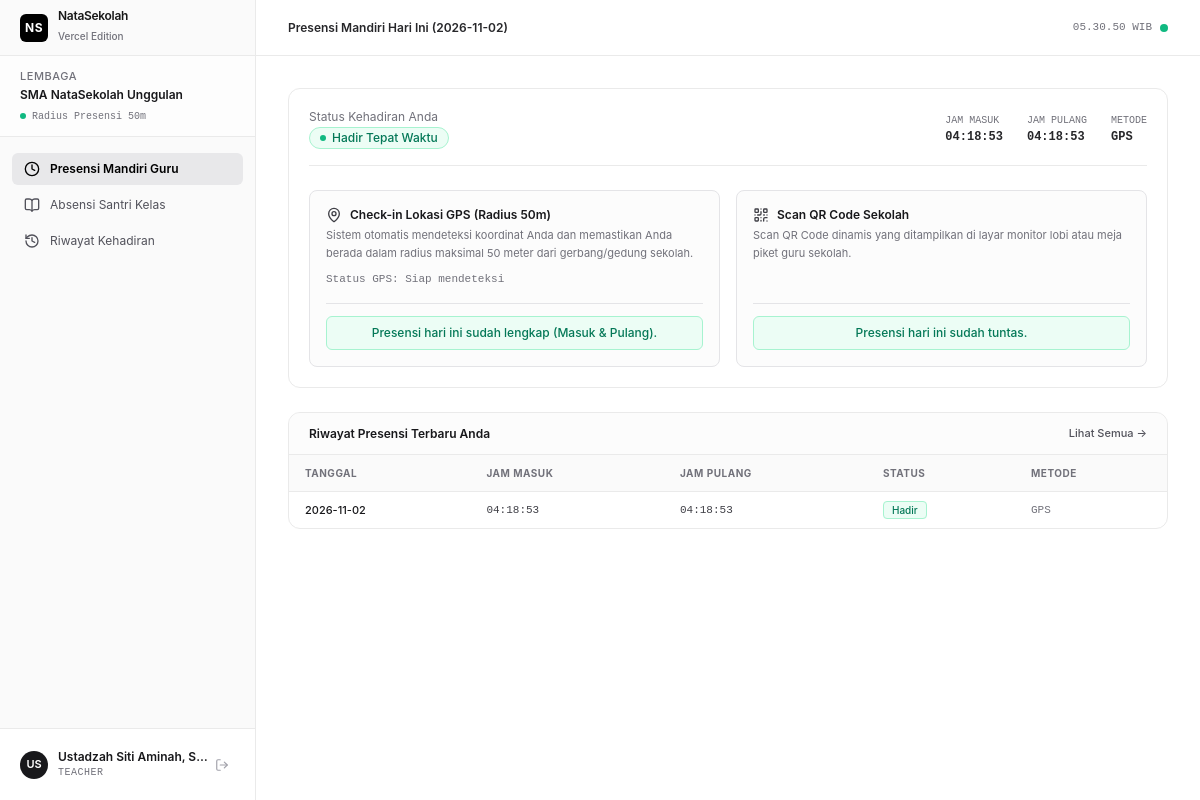
/attendance (signed in), run on an earlier commit of the app's database.
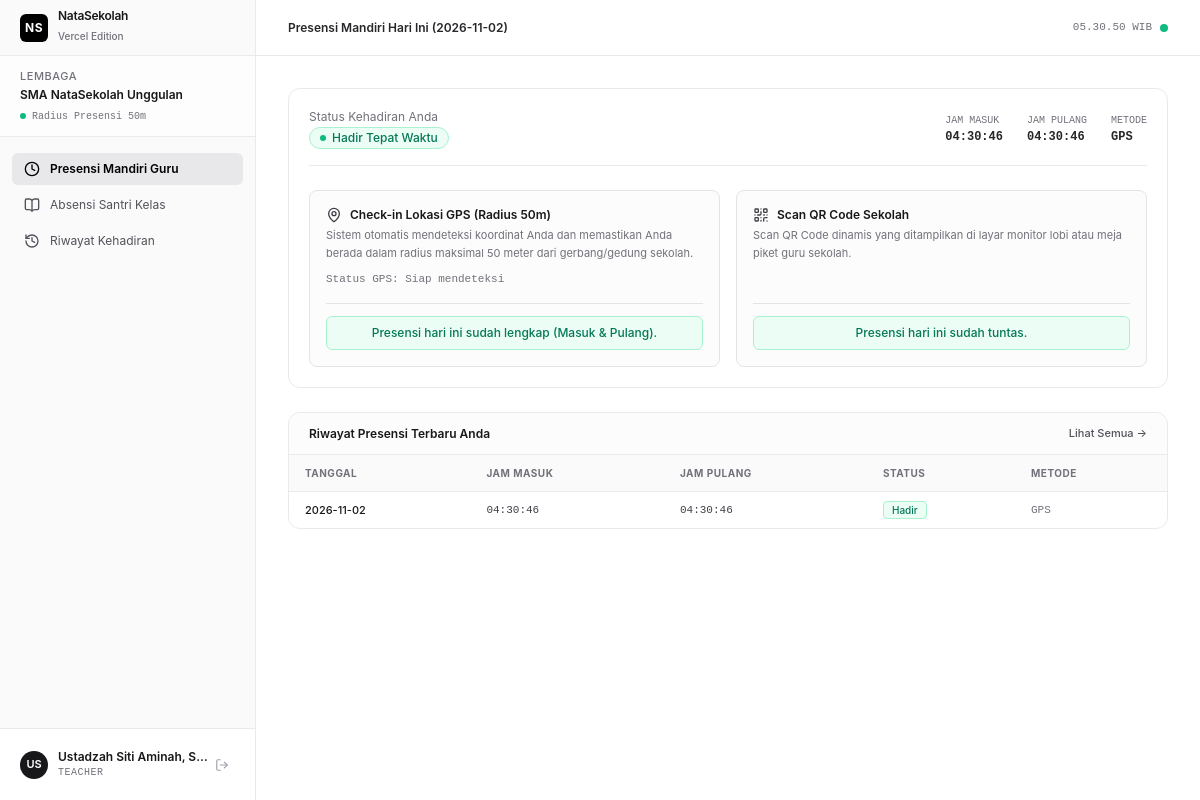
And on a later commit of the database.
### tables this page shows
CREATE TABLE teacher_attendance (
            id TEXT PRIMARY KEY,
            institution_id TEXT NOT NULL,
            user_id TEXT NOT NULL,
            date TEXT NOT NULL, -- YYYY-MM-DD
            check_in_time TEXT, -- HH:MM:SS
            check_out_time TEXT, -- HH:MM:SS
            status TEXT NOT NULL CHECK(status IN ('PRESENT', 'LATE', 'SICK', 'EXCUSED', 'ABSENT')),
            method TEXT NOT NULL CHECK(method IN ('GPS', 'QR', 'MANUAL_ADMIN')),
            distance_meters REAL,
            notes TEXT,
            created_at TIMESTAMP DEFAULT CURRENT_TIMESTAMP,
            updated_at TIMESTAMP DEFAULT CURRENT_TIMESTAMP,
            UNIQUE(user_id, date),
            FOREIGN KEY (institution_id) REFERENCES institutions(id) ON DELETE CASCADE,
            FOREIGN KEY (user_id) REFERENCES users(id) ON DELETE CASCADE
        );

### server.py (the view)
@app.get("/attendance", response_class=HTMLResponse)
async def teacher_attendance_page(request: Request):
    user = get_current_user(request)
    if not user:
        return RedirectResponse(url="/login")
    today_str = datetime.now().strftime("%Y-%m-%d")
    conn = get_db()
    cur = conn.cursor()
    cur.execute("""
        SELECT * FROM teacher_attendance
        WHERE user_id = ? AND date = ?
    """, (user["id"], today_str))
    att_row = cur.fetchone()
    cur.execute("""
        SELECT * FROM teacher_attendance
        WHERE user_id = ?
        ORDER BY date DESC LIMIT 5
    """, (user["id"],))
    history_rows = cur.fetchall()
    conn.close()
    return templates.TemplateResponse(
        request=request,
        name="teacher_checkin.html",
        context={
            "user": user,
            "active_menu": "checkin",
            "today": today_str,
            "attendance": dict(att_row) if att_row else None,
            "history": [dict(r) for r in history_rows]
        }
    )

### templates/teacher_checkin.html (shortened to what the changed rows need)
{% extends "base.html" %}
{% block content %}
<div class="space-y-6">
  <div class="bg-white border border-[#eaeaea] rounded-xl p-5 shadow-xs">
    <div class="flex flex-col sm:flex-row sm:items-center justify-between gap-4 pb-4 border-b border-[#eaeaea]">
      <div class="flex items-center gap-6 font-mono text-xs">
        <div>
          <span class="text-zinc-500 block text-[10px] uppercase">Jam Masuk</span>
          <span class="font-semibold text-zinc-800 tabular">{{ attendance.check_in_time if attendance else '--:--:--' }}</span>
        </div>
        <div>
          <span class="text-zinc-500 block text-[10px] uppercase">Jam Pulang</span>
          <span class="font-semibold text-zinc-800 tabular">{{ attendance.check_out_time if (attendance and attendance.check_out_time) else '--:--:--' }}</span>
        </div>
        <div>
          <span class="text-zinc-500 block text-[10px] uppercase">Metode</span>
          <span class="font-semibold text-zinc-800">{{ attendance.method if attendance else '-' }}</span>
        </div>
      </div>
    </div>
  </div>
  <div class="bg-white border border-[#eaeaea] rounded-xl overflow-hidden shadow-xs">
    <div class="overflow-x-auto">
      <table class="w-full text-left text-xs">
        <thead class="bg-zinc-50 text-zinc-500 uppercase text-[10px] tracking-wider border-b border-[#eaeaea]">
          <tr>
            <th class="px-4 py-2.5">Tanggal</th>
            <th class="px-4 py-2.5">Jam Masuk</th>
            <th class="px-4 py-2.5">Jam Pulang</th>
            <th class="px-4 py-2.5">Status</th>
            <th class="px-4 py-2.5">Metode</th>
          </tr>
        </thead>
        <tbody class="divide-y divide-[#eaeaea] text-zinc-700 font-mono text-[11px]">
          {% for r in history %}
          <tr class="hover:bg-zinc-50/60">
            <td class="px-4 py-2.5 font-sans font-medium text-zinc-900">{{ r.date }}</td>
            <td class="px-4 py-2.5">{{ r.check_in_time or '-' }}</td>
            <td class="px-4 py-2.5">{{ r.check_out_time or '-' }}</td>
            <td class="px-4 py-2.5 font-sans">
              {% if r.status == 'PRESENT' %}
                <span class="px-2 py-0.5 rounded text-[10px] font-medium bg-emerald-50 text-emerald-700 border border-emerald-200">Hadir</span>
              {% elif r.status == 'LATE' %}
                <span class="px-2 py-0.5 rounded text-[10px] font-medium bg-amber-50 text-amber-700 border border-amber-200">Terlambat</span>
              {% else %}
                <span class="px-2 py-0.5 rounded text-[10px] font-medium bg-sky-50 text-sky-700 border border-sky-200">{{ r.status }}</span>
              {% endif %}
            </td>
            <td class="px-4 py-2.5 text-zinc-500">{{ r.method }}</td>
          </tr>
          {% else %}
          <tr>
            <td colspan="5" class="px-4 py-6 text-center text-zinc-400 font-sans text-xs">Belum ada riwayat kehadiran sebelumnya.</td>
          </tr>
          {% endfor %}
        </tbody>
      </table>
    </div>
  </div>
</div>
{% endblock %}

What changed in the data, as far as the page shows it:
removed teacher_attendance: check_in_time "04:18:53", check_out_time "04:18:53", method "GPS", date "2026-11-02", status "Hadir"
added teacher_attendance: check_in_time "04:30:46", check_out_time "04:30:46", method "GPS", date "2026-11-02", status "Hadir"
